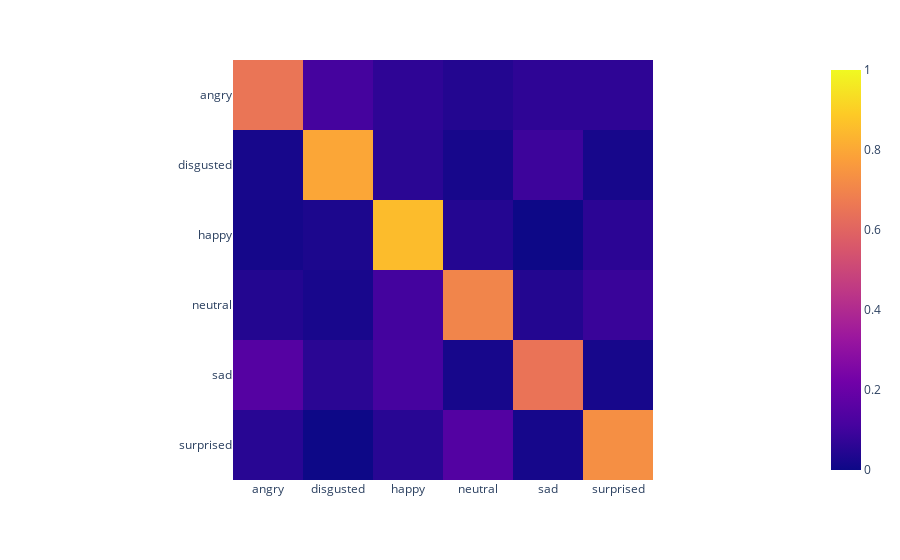

Write notebook code for a chart like this one.
### Code cell
from typing import cast

confidences = model.predict(test_dataset)
predictions = np.argmax(confidences, axis=1)

labels = cast(list[int], list(test_dataset.unbatch().map(lambda x, y: y).as_numpy_iterator()))

cmat = sklearn.metrics.confusion_matrix(labels, predictions, normalize="true")

fig = px.imshow(cmat, x=CLASS_NAMES, y=CLASS_NAMES, range_color=[0,1])
fig.show()

sklearn.metrics.classification_report(labels, predictions, output_dict=True, target_names=CLASS_NAMES)

### Figure 1 — Plotly figure (JSON) as saved in the notebook; plotly's stock layout.template omitted (floating-point values rounded to 4 significant figures)
{"data": [{"coloraxis": "coloraxis", "hovertemplate": "x: %{x}<br>y: %{y}<br>color: %{z}<extra></extra>", "name": "0", "type": "heatmap", "x": ["angry", "disgusted", "happy", "neutral", "sad", "surprised"], "xaxis": "x", "y": ["angry", "disgusted", "happy", "neutral", "sad", "surprised"], "yaxis": "y", "z": [[0.6522, 0.1087, 0.06522, 0.04348, 0.06522, 0.06522], [0.01852, 0.7963, 0.05556, 0.01852, 0.09259, 0.01852], [0.01471, 0.02941, 0.8529, 0.04412, 0, 0.05882], [0.04255, 0.02128, 0.1064, 0.7021, 0.04255, 0.08511], [0.1481, 0.05556, 0.1111, 0.01852, 0.6481, 0.01852], [0.05357, 0, 0.05357, 0.1429, 0.01786, 0.7321]]}], "layout": {"coloraxis": {"cmax": 1, "cmin": 0, "colorscale": [[0, "#0d0887"], [0.1111, "#46039f"], [0.2222, "#7201a8"], [0.3333, "#9c179e"], [0.4444, "#bd3786"], [0.5556, "#d8576b"], [0.6667, "#ed7953"], [0.7778, "#fb9f3a"], [0.8889, "#fdca26"], [1, "#f0f921"]]}, "margin": {"t": 60}, "xaxis": {"anchor": "y", "constrain": "domain", "domain": [0, 1], "scaleanchor": "y"}, "yaxis": {"anchor": "x", "autorange": "reversed", "constrain": "domain", "domain": [0, 1]}}}
